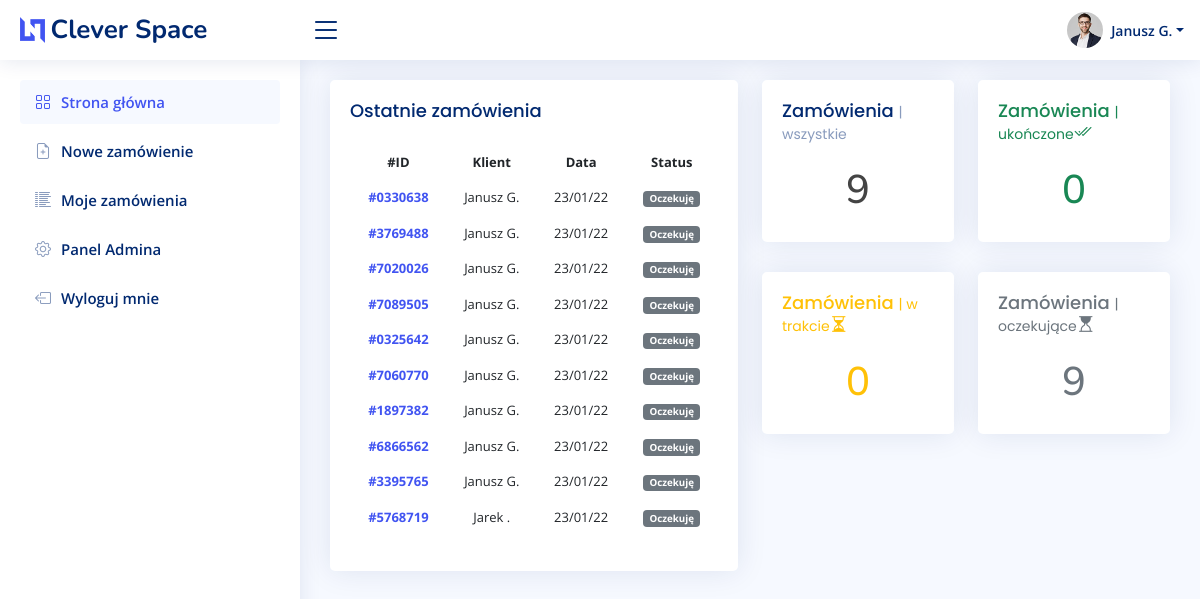
/ (signed in), run on an earlier commit of the app's database.
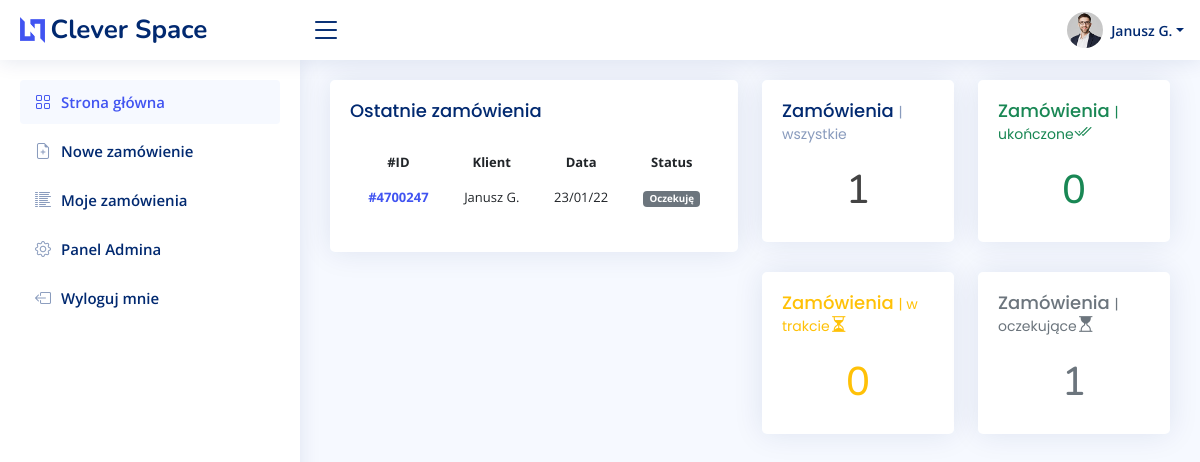
And on a later commit of the database.
### order/models.py (models this page shows, shortened)
class Order(models.Model):
    PENDING = 0
    DURING = 1
    DONE = 2
    STATUS = (
        (PENDING, 'Oczekuję'),
        (DURING, 'W trakcie'),
        (DONE, 'Zakończone'),
    )
    user = models.ForeignKey(settings.AUTH_USER_MODEL, on_delete=models.CASCADE, related_name='order_user')
    date_created = models.DateTimeField(auto_now_add=True, null=True)
    slug = RandomSlugField(length=7, exclude_lower=True, exclude_upper=True, exclude_vowels=True)
    status = models.SmallIntegerField(choices=STATUS, default=PENDING)
    class Meta:
        verbose_name = "zamówienie"
        verbose_name_plural = "zamówienia"

### account/models.py (models this page shows, shortened)
class UserBase(AbstractBaseUser, PermissionsMixin):
    email = models.EmailField(unique=True)
    first_name = models.CharField(max_length=150, blank=True)
    last_name = models.CharField(max_length=150, blank=True)
    phone_number = models.CharField(max_length=15, blank=True)
    postcode = models.CharField(max_length=12, blank=True)
    address_line_1 = models.CharField(max_length=150, blank=True)
    address_line_2 = models.CharField(max_length=150, blank=True)
    town_city = models.CharField(max_length=150, blank=True)
    is_active = models.BooleanField(default=True)
    is_staff = models.BooleanField(default=False)
    created = models.DateTimeField(auto_now_add=True)
    updated = models.DateTimeField(auto_now=True)
    objects = CustomAccountManager()
    USERNAME_FIELD = 'email'
    REQUIRED_FIELDS = ['first_name', 'last_name']
    class Meta:
        verbose_name = "Konto"
        verbose_name_plural = "Konta"

### order/views.py (the view)
# urls.py: 2. Add a URL to urlpatterns:  path('', views.home, name='home')
@login_required(login_url='login')
def home(request):
    user_id = request.user.id
    if request.user.is_staff:
        orders = Order.objects.all()
    else:
        orders = Order.objects.filter(user_id=user_id)[0:10]
    orders_total = Order.objects.filter(user_id=user_id).count()
    orders_pending = Order.objects.filter(user_id=user_id, status='0').count()
    orders_during = Order.objects.filter(user_id=user_id, status='1').count()
    orders_done = Order.objects.filter(user_id=user_id, status='2').count()
    context = {
        'orders': orders,
        'orders_total': orders_total,
        'orders_pending': orders_pending,
        'orders_during': orders_during,
        'orders_done': orders_done,
}
    return render(request, "order/home.html", context)

### order/templates/order/home.html
{% extends 'main.html' %}
{% load static %}
{% block content %}
<div class="row">
  <div class="col-sm-6">
    <div class="card recent-sales">
      <div class="card-body">
        <h5 class="card-title">Ostatnie zamówienia</h5>
        <table class="table table-borderless">
          <thead>
            <tr>
              <th scope="col">#ID</th>
              <th scope="col">Klient</th>
              <th scope="col">Data</th>
              <th scope="col">Status</th>
            </tr>
          </thead>
          <tbody>
            {% for i in orders %}
            <tr>
              <th scope="row"><a href="{% url 'detail' i.slug %}">#{{ i.slug }}</a></th>
              <td>{{ i.user.first_name }} {{ i.user.last_name|first }}.</td>
              <td>{{ i.date_created|date:"d/m/y" }}</td>
              <td><span class="badge {% if i.status == 2 %} bg-success {% elif i.status == 1 %} bg-warning {% elif i.status == 0 %} bg-secondary {% endif %} ">{{ i.get_status_display }}</span></td>
            </tr>
            {% endfor %}
          </tbody>
        </table>
      </div>
    </div>
  </div>
  <div class="col-sm-6">
    <div class="row">
      <div class="col-sm-6">
        <div class="card info-card">
          <div class="card-body">
            <h5 class="card-title">Zamówienia <span>| wszystkie</span></h5>
            <div class="d-flex align-items-center">
              <div class="mx-auto">
                <h1>{{ orders_total }}</h1>
              </div>
            </div>
          </div>
        </div>
      </div>
      <div class="col-sm-6">
        <div class="card info-card">
          <div class="card-body">
            <h5 class="card-title text-success">Zamówienia <span class="text-success">| ukończone</span><i class="bi bi-check2-all"></i></h5>
            <div class="d-flex align-items-center">
              <div class="mx-auto">
                <h1 class="text-success">{{ orders_done }}</h1>
              </div>
            </div>
          </div>
        </div>
      </div>
    </div>
    <div class="row">
      <div class="col-sm-6">
        <div class="card info-card">
          <div class="card-body">
            <h5 class="card-title text-warning">Zamówienia <span class="text-warning">| w trakcie</span><i class="bi bi-hourglass-split"></i></h5>
            <div class="d-flex align-items-center">
              <div class="mx-auto">
                <h1 class="text-warning">{{ orders_during }}</h1>
              </div>
            </div>
          </div>
        </div>
      </div>
      <div class="col-sm-6">
        <div class="card info-card">
          <div class="card-body">
            <h5 class="card-title text-muted">Zamówienia <span class="text-muted">| oczekujące</span><i class="bi bi-hourglass-top"></i></h5>
            <div class="d-flex align-items-center">
              <div class="mx-auto">
                <h1 class="text-muted">{{ orders_pending }}</h1>
              </div>
            </div>
          </div>
        </div>
      </div>
    </div>
  </div>
</div>
{% endblock %}

What changed in the data, as far as the page shows it:
removed Order: slug "0330638", user.first_name "Janusz", user.last_name|first "G", date_created "23/01/22", status "Oczekuję"
removed Order: slug "3769488", user.first_name "Janusz", user.last_name|first "G", date_created "23/01/22", status "Oczekuję"
removed Order: slug "7020026", user.first_name "Janusz", user.last_name|first "G", date_created "23/01/22", status "Oczekuję"
removed Order: slug "7089505", user.first_name "Janusz", user.last_name|first "G", date_created "23/01/22", status "Oczekuję"
removed Order: slug "0325642", user.first_name "Janusz", user.last_name|first "G", date_created "23/01/22", status "Oczekuję"
removed Order: slug "7060770", user.first_name "Janusz", user.last_name|first "G", date_created "23/01/22", status "Oczekuję"
removed Order: slug "1897382", user.first_name "Janusz", user.last_name|first "G", date_created "23/01/22", status "Oczekuję"
removed Order: slug "6866562", user.first_name "Janusz", user.last_name|first "G", date_created "23/01/22", status "Oczekuję"
removed Order: slug "3395765", user.first_name "Janusz", user.last_name|first "G", date_created "23/01/22", status "Oczekuję"
removed Order: slug "5768719", user.first_name "Jarek", date_created "23/01/22", status "Oczekuję"
added Order: slug "4700247", user.first_name "Janusz", user.last_name|first "G", date_created "23/01/22", status "Oczekuję"
Also different on the page:
{{ orders_total }}: "9" → "1"
{{ orders_pending }}: "9" → "1"
